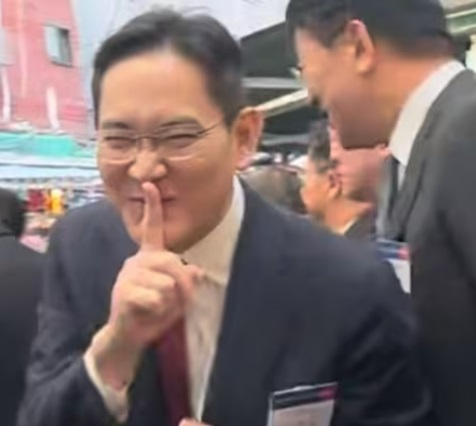
//> input picture data/jy.jpg, 476 x 426 px
$ ./33_perspective   (built with g++ and OpenCV 4)
//> lines starting //> are read from the running program, lines starting //| are printed output that depends on the picture
#include <opencv2/opencv.hpp>
#include <cmath>

using namespace std;
using namespace cv;

int main()
{
    const String folderPath = "/home/segang/segang/OpenCV/data/";
    Mat img = imread(folderPath + "jy.jpg");
//> img is the input picture: 426 rows x 476 cols, CV_8UC3; mean B, G, R 105.1, 106.6, 122.8

    if (img.empty()) {
        cout << "이미지를 로드할 수 없습니다!" << endl;
        return -1;
    }

    // 결과물과 매핑 정보를 담을 행렬 생성
    Mat dst;
    Mat map_x(img.size(), CV_32FC1);
    Mat map_y(img.size(), CV_32FC1);

    // 물결 효과의 속성을 조절하는 변수들
    float amplitude = 10.0f; // 물결의 높이 (진폭)
    float frequency = 0.05f; // 물결의 주기 (주파수)
    float offset = 0.0f;     // 물결을 움직이게 할 오프셋 (시간 흐름)

    while (true) {
        // 이미지의 모든 픽셀을 돌며 새로운 좌표(물결) 계산
        for (int i = 0; i < img.rows; i++) {
            for (int j = 0; j < img.cols; j++) {
                // X축 방향으로 Sine 함수를 적용해 Y축 좌표를 흔듬 (좌우 물결은 반대로)
                map_x.at<float>(i, j) = (float)j;
                map_y.at<float>(i, j) = (float)i + amplitude * sin((float)j * frequency + offset);
            }
        }
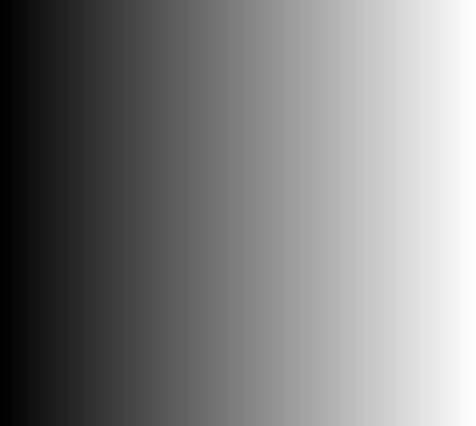
//> map_x: 426 rows x 476 cols, CV_32FC1; min 0, max 475, mean 237.5; drawn with min black and max white
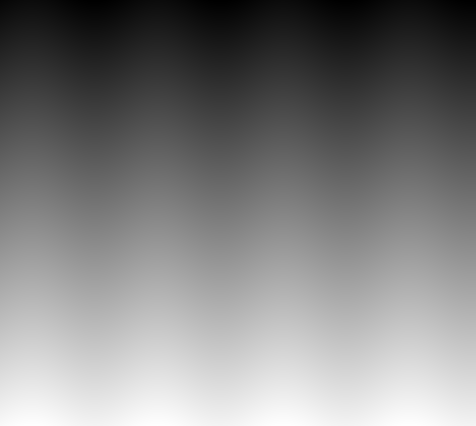
//> map_y: 426 rows x 476 cols, CV_32FC1; min -10, max 435, mean 212.8; drawn with min black and max white

        // 재매핑 함수로 물결 효과 적용
        remap(img, dst, map_x, map_y, INTER_LINEAR, BORDER_REFLECT_101);
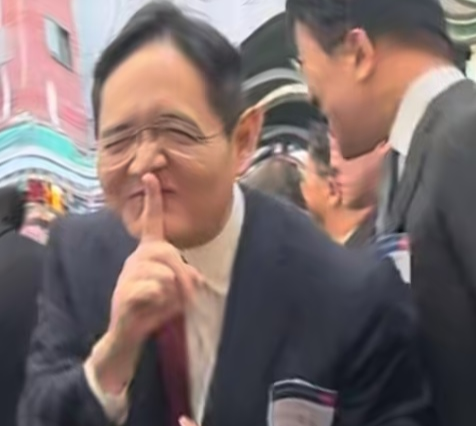
//> dst: 426 rows x 476 cols, CV_8UC3; mean B, G, R 105.3, 106.8, 122.9

        // 화면 출력
        imshow("Wave Effect", dst);

        // 오프셋을 증가시켜 다음 프레임에서 물결이 이동하도록 함
        offset += 0.2f;

        // 'q' 키를 누르거나 ESC(27)를 누르면 종료 (30ms 대기로 초당 약 33프레임 연출)
        int key = waitKey(30);
//> the 'q' key is pressed
        if (key == 27 || key == 'q' || key == 'Q') {
            break;
        }
    }

    destroyAllWindows();
    return 0;
}

$ run again, with data/building.jpg copied over data/jy.jpg
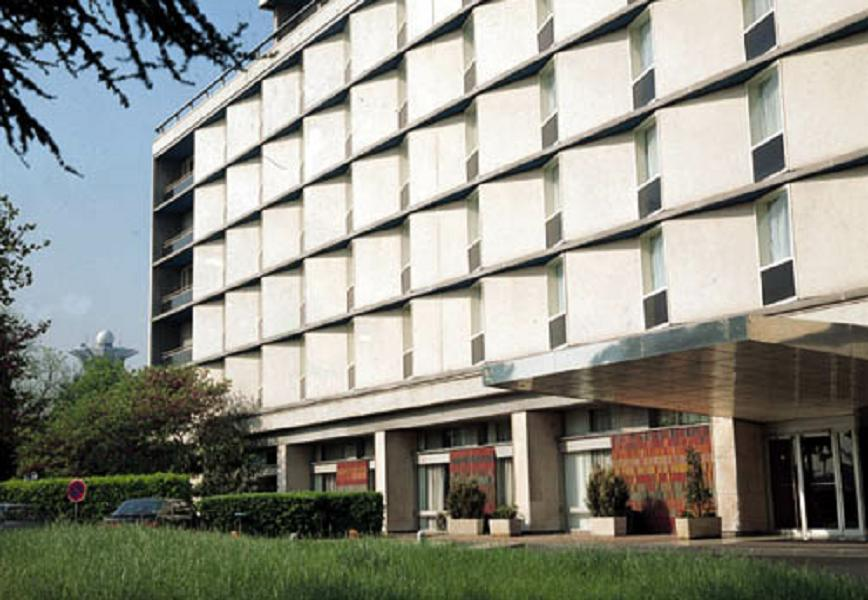
//> input picture data/building.jpg, 868 x 600 px
//> img is the input picture: 600 rows x 868 cols, CV_8UC3; mean B, G, R 133.7, 143.6, 142.9
//> `remap(img, dst, map_x, map_y, INTER_LINEAR, BORDER_REFLECT_101);`:
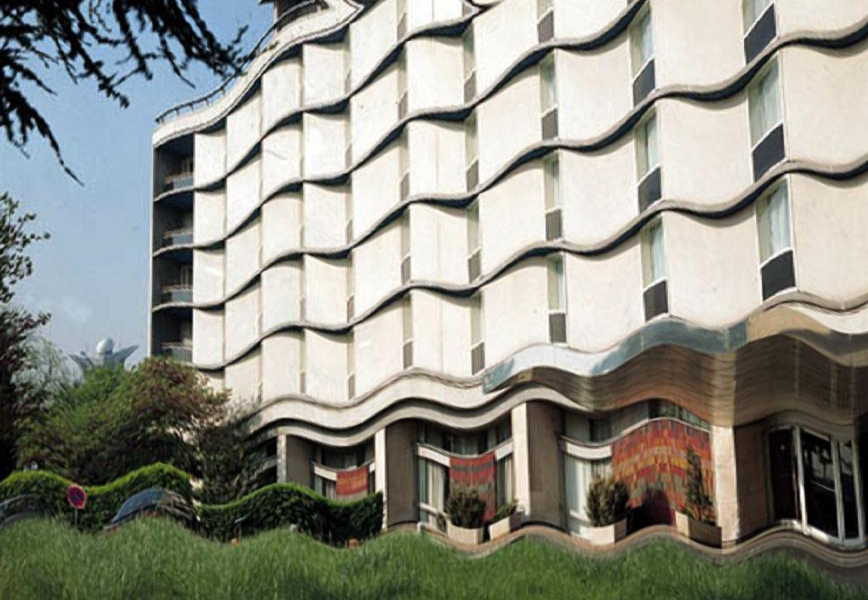
//> dst: 600 rows x 868 cols, CV_8UC3; mean B, G, R 134.1, 143.9, 143.2

$ run again, with data/butterfly.jpg copied over data/jy.jpg
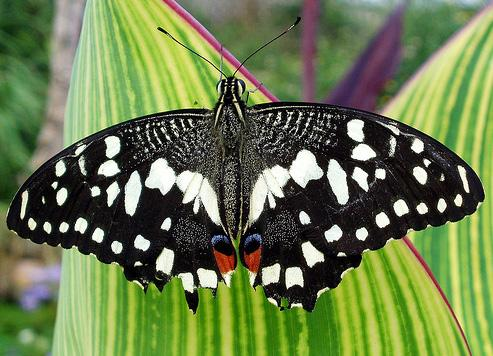
//> input picture data/butterfly.jpg, 493 x 356 px
//> img is the input picture: 356 rows x 493 cols, CV_8UC3; mean B, G, R 77.2, 123.6, 107
//> `remap(img, dst, map_x, map_y, INTER_LINEAR, BORDER_REFLECT_101);`:
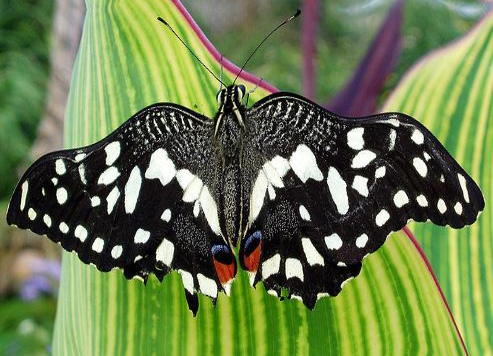
//> dst: 356 rows x 493 cols, CV_8UC3; mean B, G, R 77.3, 123.6, 106.9
